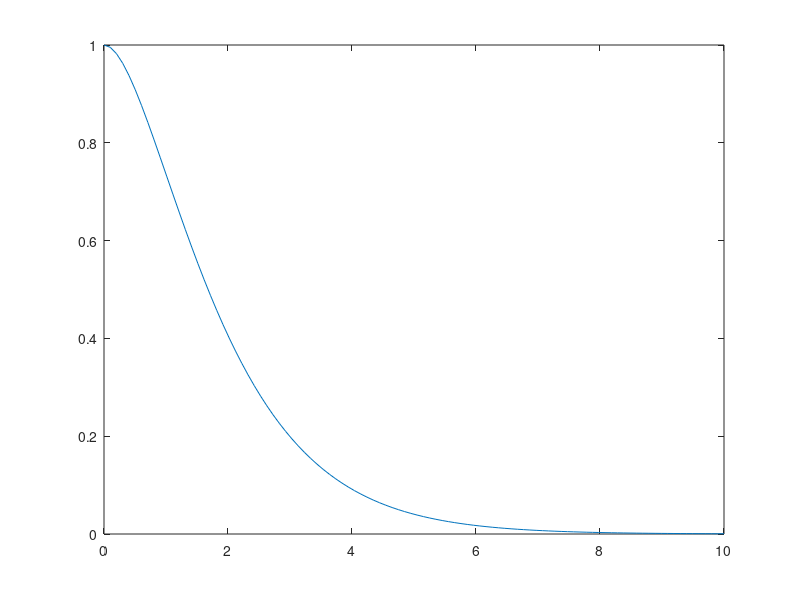

The MATLAB script that drew this image:
%ode45 time... 
%:-(
%y = y1; ydot1 = y2; ydot2 = ode
conds = [1, 0]; %initial condition y(0) = 1 and ydot(0) = 0
tspan = linspace(0,10,100);
eqn = @(t,y) [y(2);
                -y(1) - 2*y(2)];
[t,y] = ode45(eqn,tspan,conds)
figure;
plot(t,y(:,1))
